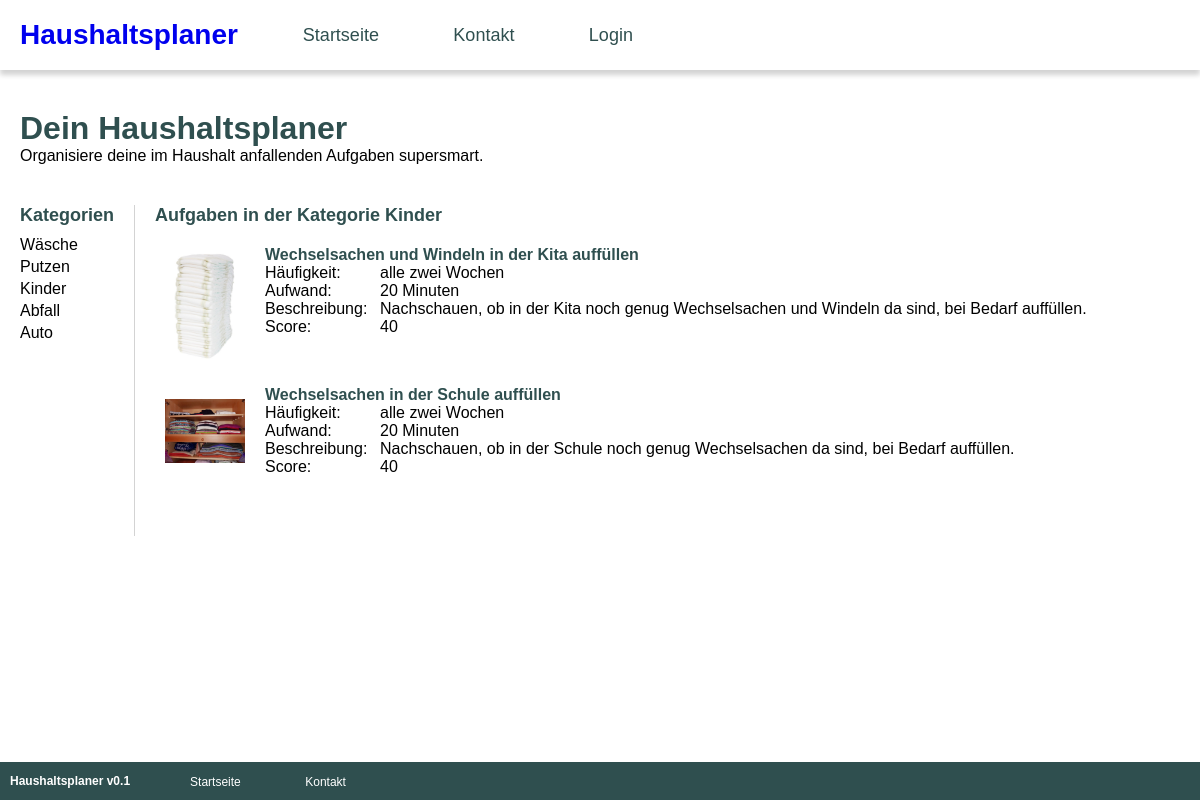
Page /kategorie.php?category=Kinder on the committed database.
### tables this page shows
CREATE TABLE `aufgaben` (
  `id` int(11) NOT NULL AUTO_INCREMENT,
  `name` varchar(127) NOT NULL,
  `haeufigkeit` int(11) DEFAULT NULL,
  `beschreibung` varchar(255) DEFAULT NULL,
  `score` int(11) DEFAULT NULL,
  `aufwand` int(11) DEFAULT NULL,
  `bild` varchar(255) DEFAULT NULL,
  `kategorie` varchar(127) DEFAULT NULL,
  PRIMARY KEY (`id`)
);

CREATE TABLE `lookuphaeufigkeit` (
  `id` int(11) NOT NULL AUTO_INCREMENT,
  `name` varchar(127) NOT NULL,
  `days` int(11) NOT NULL,
  PRIMARY KEY (`id`)
);

### php/functions.php (called while the page is built, shortened)
<?php
    function getKategorien(){
        $mysqli = dbConnect();
        $result = $mysqli->query("SELECT DISTINCT kategorie FROM aufgaben");
        while($row = $result->fetch_assoc()){
            $kategorien[] = $row;
        }
        return $kategorien;
    }
    function getAufgabenNachKategorie($kategorie){
        $mysqli = dbConnect();
        $statement = $mysqli->prepare("SELECT a.id AS id, a.name AS name, a.bild AS bild, a.beschreibung AS beschreibung, a.score AS score, a.aufwand AS aufwand, lh.name AS haeufigkeit FROM aufgaben AS a INNER JOIN lookuphaeufigkeit AS lh ON a.haeufigkeit = lh.id WHERE a.kategorie = ? LIMIT 50");
        $statement->bind_param("s",$kategorie);
        $statement->execute();
        $result = $statement->get_result();
        $aufgaben = $result->fetch_all(MYSQLI_ASSOC);
        return $aufgaben;
    }
?>

### kategorie.php (the view, shortened to what this page needs)
<?php require "php/functions.php" ?>
<?php
    if(isset($_GET['category'])){
        $seitenKategorie = urldecode($_GET['category']);
    }else{
        $seitenKategorie = "*";
    }
?>
<DOCTYPE html>
<html lang="de">
<head>
    <link rel="stylesheet" href="css/styles.css">
</head>
<body>
    <?php include "includes/nav.php" ?>
    <?php include "includes/header.php" ?>
    <main>
        <div class="seitenmenue">
            <div class="menue-ueberschrift">Kategorien</div>
            <?php $kategorien = getKategorien() ?>
            <?php
                foreach($kategorien as $kategorie){
                    ?>
                        <a href="kategorie.php?category=<?php echo urlencode($kategorie['kategorie']) ?>"><?php echo $kategorie['kategorie'] ?></a>
                    <?php
                }
            ?>
        </div>
        <div class="inhaltsbereich">
            <div class="menue-ueberschrift">Aufgaben in der Kategorie <?php echo $seitenKategorie ?></div>
            <?php $aufgaben = getAufgabenNachKategorie($seitenKategorie) ?>
            <?php foreach($aufgaben as $aufgabe): ?>
                    <div class="aufgabe">
                        <div class="aufgabe-bild">
                            <img src="<?php
                                if (! empty($aufgabe['bild'])){
                                    echo $aufgabe['bild'];
                                } else {
                                    echo "figures/aufgabe_altImg_640.jpg";
                                }
                            ?>" alt="Bild der Aufgabe.">
                        </div>
                        <div class="aufgabe-text">
                            <div class="aufgabe-name"><?php echo $aufgabe['name'] ?></div>
                            <div class="aufgabe-eigenschaften">
                                <div class="eigenschaft">
                                    <div>Häufigkeit:</div>
                                    <div><?php echo $aufgabe['haeufigkeit'] ?></div>
                                </div>
                                <div class="eigenschaft">
                                    <div>Aufwand:</div>
                                    <div><?php echo $aufgabe['aufwand'] ?> Minuten</div>
                                </div>
                                <div class="eigenschaft">
                                    <div>Beschreibung:</div>
                                    <div><?php echo $aufgabe['beschreibung'] ?></div>
                                </div>
                                <div class="eigenschaft">
                                    <div>Score:</div>
                                    <div><?php echo $aufgabe['score'] ?></div>
                                </div>
                            </div>
                        </div>
                    </div>
            <?php endforeach; ?>
        </div>
    </main>
    <?php include "includes/footer.php" ?>
</body>
</html>

### css/styles.css (style rules this page uses)
* { margin: 0; padding: 0; box-sizing: border-box; }
body { font-family: sans-serif; min-height: 100%; color: black; }

### css/colors.css (style rules this page uses)
:root { --headline-font-color: darkslategray; --nav-links-font-color: var(--headline-font-color); --footer-bg-color: var(--headline-font-color); --nonstandard-text-font-color: darkolivegreen; --highlight-nav-link-font-color: var(--nonstandard-text-font-color); --light-accent-color: lightgray; --accent-color: white; --default-text-color: black; }

### css/main-styles.css (style rules this page uses)
main { display: grid; grid-template-columns: auto 1fr; column-gap: 20px; padding: 0px 20px 0px 20px; }
.menue-ueberschrift { color: var(--headline-font-color); margin-bottom: 10px; font-size: 18px; font-weight: bold; }
.seitenmenue { border-right: thin solid lightgray; padding-right: 20px; }
.seitenmenue a { display: block; text-decoration: none; color: black; font-size: 16px; margin-bottom: 4px; }
.inhaltsbereich { margin-bottom: 50px; }
.aufgabe { max-width: 300px; min-width: 100%; display: grid; grid-template-columns: 80px 1fr; column-gap: 20px; padding: 10px; }
.aufgabe .aufgabe-bild { align-self: center; }
.aufgabe .aufgabe-bild img { width: 80px; display: block; }
.aufgabe .aufgabe-text { color: black; }
.aufgabe .aufgabe-text .aufgabe-name { color: var(--headline-font-color); font-weight: bold; }
.eigenschaft { display: grid; grid-template-columns: 105px 1fr; column-gap: 10px; }

### rows in the picture
aufgaben: bild (picture), name "Wechselsachen und Windeln in der Kita auffüllen", lookuphaeufigkeit.name "alle zwei Wochen", aufwand "20", beschreibung "Nachschauen, ob in der Kita noch genug Wechselsachen und Windeln da sind, bei Bedarf auffüllen.", score "40"
aufgaben: bild (picture), name "Wechselsachen in der Schule auffüllen", lookuphaeufigkeit.name "alle zwei Wochen", aufwand "20", beschreibung "Nachschauen, ob in der Schule noch genug Wechselsachen da sind, bei Bedarf auffüllen.", score "40"

### other values in the picture
$kategorie['kategorie'] "Wäsche"
$kategorie['kategorie'] "Putzen"
$kategorie['kategorie'] "Kinder"
$kategorie['kategorie'] "Abfall"
$kategorie['kategorie'] "Auto"
$seitenKategorie "Kinder"
